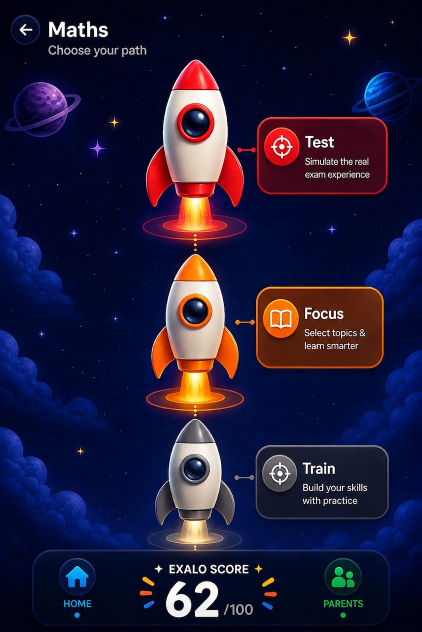
#> input picture assets/journey/journey-bg.png, 843 x 1264 px (shown at 1/2 size)
$ python derive_journey_bg_clean.py
#> lines starting #> are read from the running program, lines starting #| are printed output that depends on the picture
"""Derive journey-bg-clean.png from TP-070 — edge-first starfield fill of baked header text."""
from __future__ import annotations

from pathlib import Path

from PIL import Image

ROOT = Path(__file__).resolve().parents[1]
SRC = ROOT / "assets" / "journey" / "journey-bg.png"
OUT = ROOT / "assets" / "journey" / "journey-bg-clean.png"


def lum(c: tuple[int, int, int]) -> float:
    return (c[0] + c[1] + c[2]) / 3.0


def main() -> None:
    im = Image.open(SRC).convert("RGB")
#> im is the input picture: PIL image 843x1264 RGB; mean R, G, B 33.3, 28, 57.9
    px = im.load()
    w, h = im.size
#> w = 843; h = 1264

    mask = [[False] * w for _ in range(h)]

    # Title band — avoid back control (x < 95)
    for y in range(int(h * 0.028), int(h * 0.082)):
        for x in range(95, int(w * 0.36)):
            r, g, b = px[x, y]
            L = lum((r, g, b))
            # White glyphs + anti-alias + residual mid-tones
            if L >= 85 and abs(r - g) < 45 and abs(g - b) < 50:
                # Exclude deep starfield blues that aren't text
                if L >= 100 or (r > 70 and g > 70 and b > 70):
                    mask[y][x] = True
#> after the loop, mask = 1264 items

    # Subtitle band
    for y in range(int(h * 0.070), int(h * 0.100)):
        for x in range(95, int(w * 0.45)):
            r, g, b = px[x, y]
            L = lum((r, g, b))
            if 90 <= L <= 230 and abs(r - g) < 40:
                mask[y][x] = True

    # Dilate 4px to swallow fringe
    for _ in range(4):
        dilated = [row[:] for row in mask]
        for y in range(h):
            for x in range(w):
                if mask[y][x]:
                    for dy in (-1, 0, 1):
                        for dx in (-1, 0, 1):
                            ny, nx = y + dy, x + dx
                            if 0 <= ny < h and 0 <= nx < w:
                                dilated[ny][nx] = True
        mask = dilated

    # Clamp mask to header edit window so we never touch rocket/back/planet
    x0, y0, x1, y1 = 93, 38, 300, 118
    for y in range(h):
        for x in range(w):
            if not (x0 <= x <= x1 and y0 <= y <= y1):
                mask[y][x] = False

    remaining = {(x, y) for y in range(y0, y1 + 1) for x in range(x0, x1 + 1) if mask[y][x]}
#> remaining = 8994 items
    print("masked pixels", len(remaining))
#| masked pixels 8994

    out = im.copy()
    opx = out.load()

    def neighbor_fill(x: int, y: int):
        samples: list[tuple[int, int, int]] = []
        weights: list[float] = []
        for dy in range(-3, 4):
            for dx in range(-3, 4):
                if dx == 0 and dy == 0:
                    continue
                nx, ny = x + dx, y + dy
                if 0 <= nx < w and 0 <= ny < h and (nx, ny) not in remaining:
                    dist = (dx * dx + dy * dy) ** 0.5
                    samples.append(opx[nx, ny])
                    weights.append(1.0 / max(dist, 0.5))
        if not samples:
            return None
        tw = sum(weights)
        r = int(sum(s[0] * wt for s, wt in zip(samples, weights)) / tw)
        g = int(sum(s[1] * wt for s, wt in zip(samples, weights)) / tw)
        b = int(sum(s[2] * wt for s, wt in zip(samples, weights)) / tw)
        return (r, g, b)

    # Edge-first: repeatedly fill frontier pixels that border known good pixels
    guard = 0
    while remaining and guard < 20000:
        guard += 1
        frontier = []
        for x, y in remaining:
            ok = False
            for dy in (-1, 0, 1):
                for dx in (-1, 0, 1):
                    if dx == 0 and dy == 0:
                        continue
                    nx, ny = x + dx, y + dy
                    if 0 <= nx < w and 0 <= ny < h and (nx, ny) not in remaining:
                        ok = True
                        break
                if ok:
                    break
            if ok:
                frontier.append((x, y))
        if not frontier:
            # isolated pockets — force fill from larger radius
            for x, y in list(remaining):
                fill = neighbor_fill(x, y)
                if fill is None:
                    # fall back to local dark wash sampled near window edge
                    fill = opx[x0, y]
                opx[x, y] = fill
                remaining.discard((x, y))
            break
        for x, y in frontier:
            fill = neighbor_fill(x, y)
            if fill is None:
                continue
            opx[x, y] = fill
            remaining.discard((x, y))
        if guard % 50 == 0:
            print("remaining", len(remaining))
#> this loop made 15 passes
#> guard on pass 1: 1

    print("remaining after fill", len(remaining))
#| remaining after fill 0

    # Smooth only inside edit window among changed pixels
    changed = []
    orig_px = im.load()
    for y in range(y0, y1 + 1):
        for x in range(x0, x1 + 1):
            if opx[x, y] != orig_px[x, y]:
                changed.append((x, y))

    for _ in range(3):
        snap = out.copy()
        spx = snap.load()
        for x, y in changed:
            acc = [0, 0, 0]
            n = 0
            for dy in range(-2, 3):
                for dx in range(-2, 3):
                    nx, ny = x + dx, y + dy
                    if 0 <= nx < w and 0 <= ny < h:
                        c = spx[nx, ny]
                        acc[0] += c[0]
                        acc[1] += c[1]
                        acc[2] += c[2]
                        n += 1
            opx[x, y] = (acc[0] // n, acc[1] // n, acc[2] // n)

    bright = 0
    for y in range(int(h * 0.032), int(h * 0.095)):
        for x in range(95, int(w * 0.40)):
            if lum(opx[x, y]) > 180:
                bright += 1
    print("bright leftover >180", bright)
#| bright leftover >180 0

    out.save(OUT, "PNG")
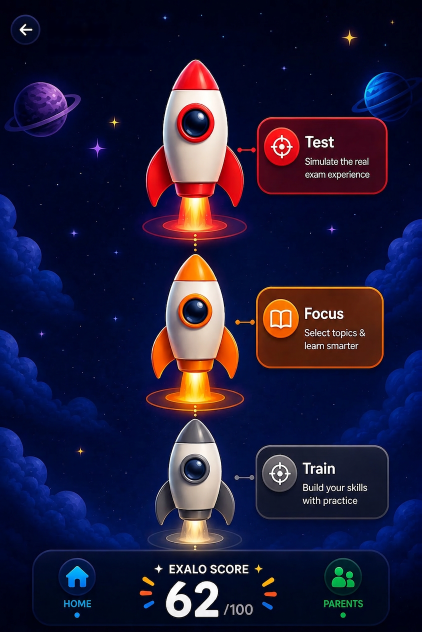
#> saved as journey-bg-clean.png: PIL image 843x1264 RGB (shown at 1/2 size); mean R, G, B 32.6, 27.4, 57.3
    print("saved", OUT, out.size)
#| saved assets/journey/journey-bg-clean.png (843, 1264)

    diff_out = 0
    diff_in = 0
    for y in range(h):
        for x in range(w):
            if orig_px[x, y] != opx[x, y]:
                if x0 <= x <= x1 and y0 <= y <= y1:
                    diff_in += 1
                else:
                    diff_out += 1
    print("changed inside", diff_in, "outside", diff_out)
#| changed inside 8942 outside 0


if __name__ == "__main__":
    main()
